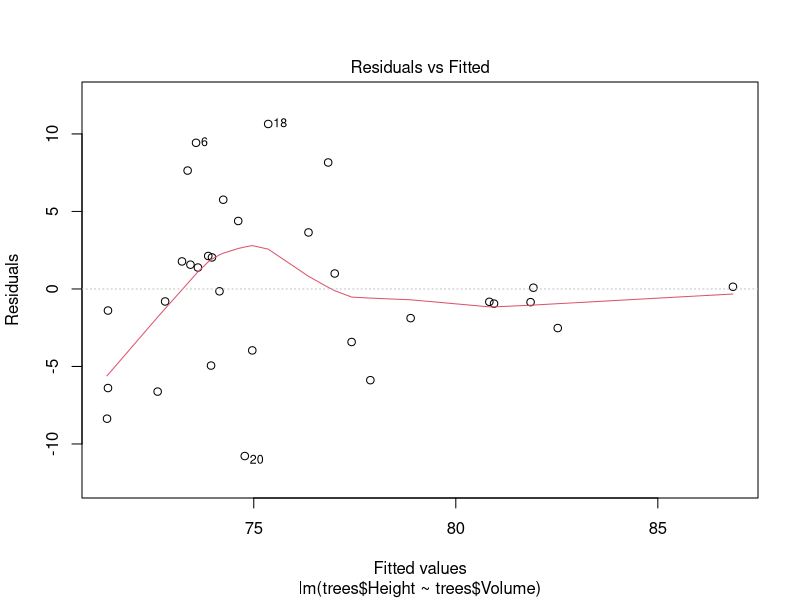
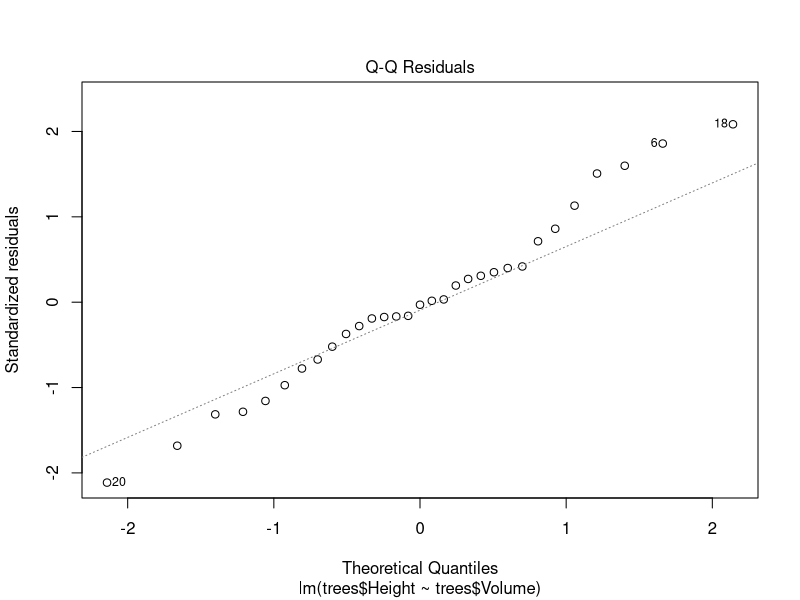
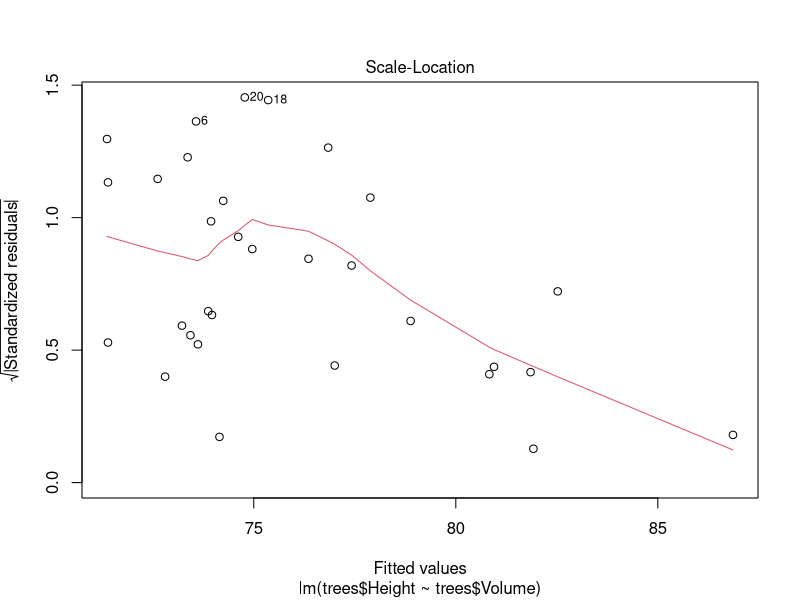
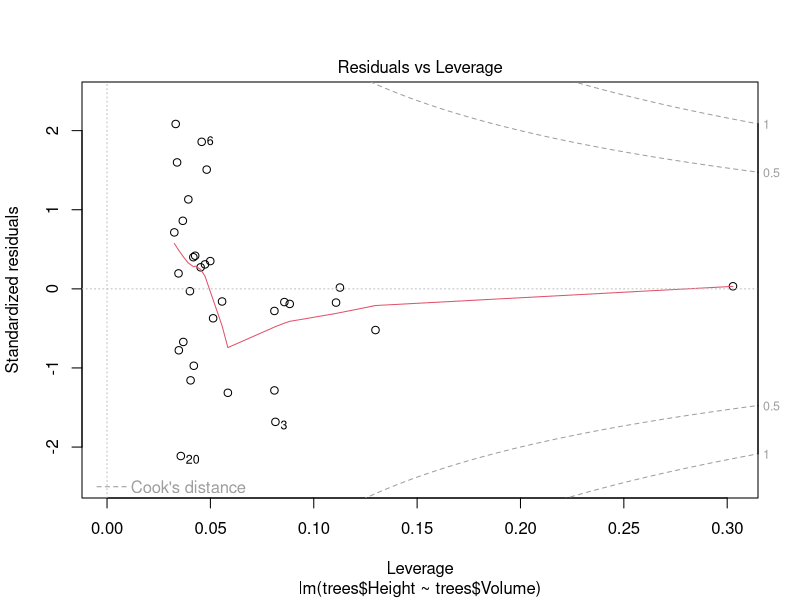
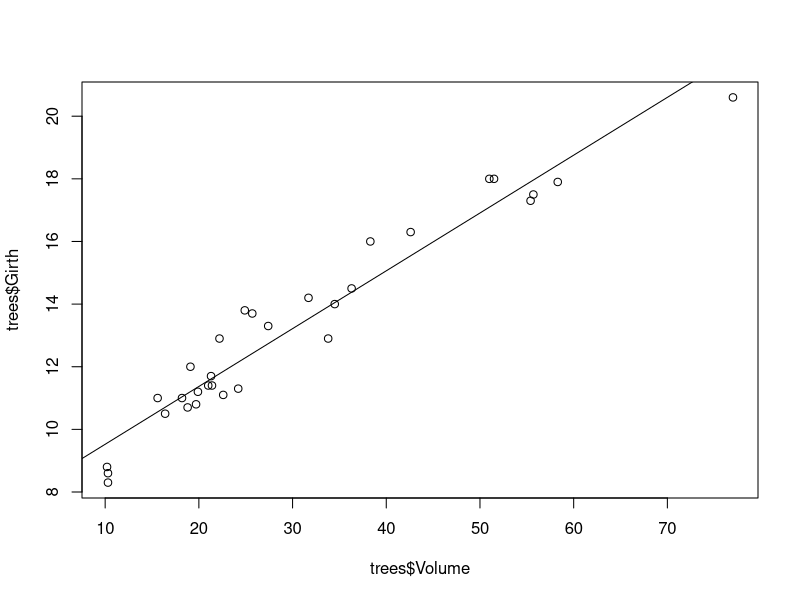

Reproduce these figures in R, in order.
#German Rolando Linares Castillo 999003463
#Seccion A
#Intervalo de Confianza
media <- 173.47
n <-15
desv <- 4
alfa <- 0.05/2
nivelconfianza<- 1-alfa

#Normal
normal<- qnorm(nivelconfianza,0,1)
normal

#Error
error<-  desv/sqrt(n)
error
margen <- normal*error
margen

#Limites
limInf<- media - margen
limsup <- media +margen
limInf
limsup

media <- 173.47
n <-15
desv <- 4
alfa <- 0.20/2
nivelconfianza<- 1-alfa

#Normal
normal<- qnorm(nivelconfianza,0,1)
normal

#Error
error<-  desv/sqrt(n)
error
margen <- normal*error
margen

#Limites
limInf<- media - margen
limsup <- media +margen
limInf
limsup

#Hipotesis para la media
#Datos
alfa <-0.01
n <- 50
media <- 750
s <- 120
mu <- 800

#Estadistico de prueba
z<- (media-mu)/(s/sqrt(n))
z

#Valor de distribuciÃ³n
zalfa<- qnorm(alfa,0,1, lower.tail = TRUE)
zalfa

#ConclusiÃ³n
z < zalfa

#Hipotesis para varianza
#Datos
n<- 24
gl<- n-1
s2<- 4.9
var<-4
alfa<-0.05
x2sup <- 1-(alfa/2)
x2inf <- (alfa/2)

#Estadistico de prueba
x2 <- ((n-1)*s2)/var
x2
#Valor de distribuciÃ³n
chi_sd<- qchisq(1-alfa, n-1)
chi_sd

#ConclusiÃ³n
x2 > chi_sd

#Regresión
#Rergresion Volume (x) y Height(y)
lm.trees=lm(trees$Height ~trees$Volume, data=trees)
plot (lm.trees)
abline (lm.trees)
summary(lm.trees)

#Rergresion Volume (x) y Girth(y)
lm.trees1=lm(trees$Girth ~trees$Volume, data=trees)
plot (trees$Girth ~trees$Volume)
abline (lm.trees1)
summary(lm.trees1)
